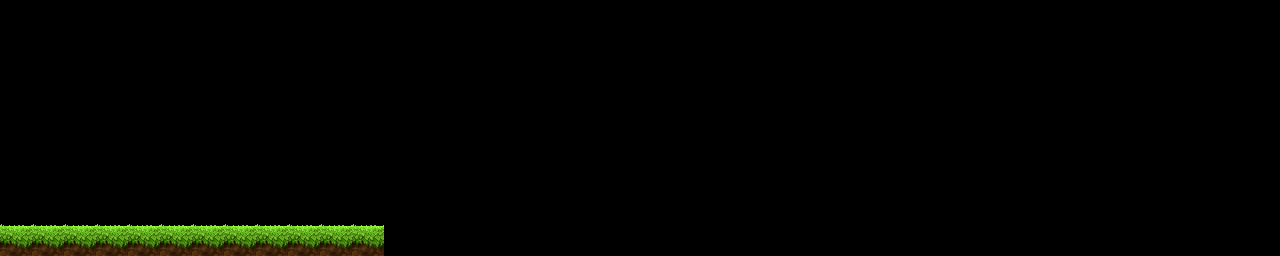

This game map was drawn from its Tiled (.tmx) file and the tilesets committed beside it. A one-line description and the trimmed map source follow:
An orthogonal 40x8 tile map with 32x32 px tiles, 1 tile layer (Platform).

<map version="1.0" orientation="orthogonal" width="40" height="8" tilewidth="32" tileheight="32">
 <tileset firstgid="1" name="Ardentryst-grass" tilewidth="32" tileheight="32">
  <image source="Ardentryst-TilesAndObjects/Ardentryst-grass.png" width="40" height="44" />
 </tileset>
 <layer name="Platform" width="40" height="8">
  <data>[320 cells, 12 non-empty, 1 distinct tile ids]</data>
 </layer>
 <objectgroup name="Coins" />
</map>
